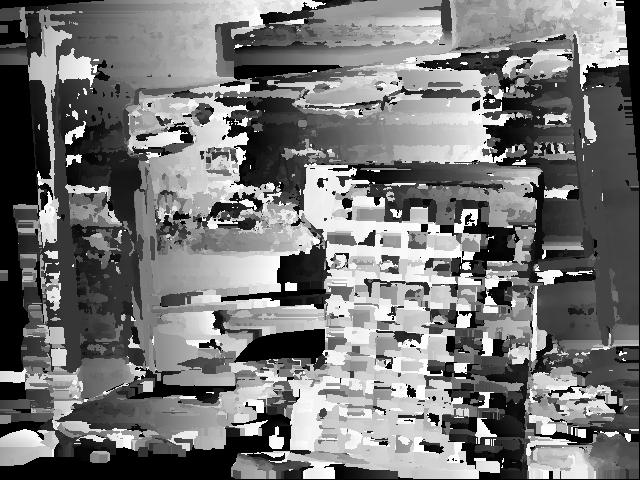
#> input picture zncc/gray.png, 640 x 480 px
$ python plot.py
#> lines starting #> are read from the running program, lines starting #| are printed output that depends on the picture
import numpy as np
import matplotlib.pyplot as plt
from mpl_toolkits.mplot3d import Axes3D
import cv2


def plot_3d():
    x = []
    y = []
    z = []
    x.append(1)
    y.append(1)
    z.append(1)
    img = cv2.imread("gray.png",0)
#> img is the input picture: shape (480, 640); min 0, max 255, mean 117.5
    cv2.imshow("stereo",img)
    #img *=255
    kernel = np.ones((5,5),np.uint8)
    mor = cv2.morphologyEx(img,cv2.MORPH_CLOSE,kernel)
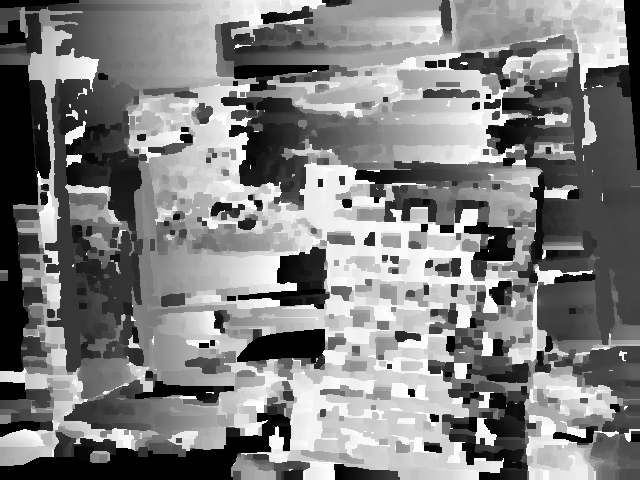
#> mor: shape (480, 640); min 0, max 255, mean 127.4
    mor = cv2.morphologyEx(mor,cv2.MORPH_OPEN,kernel)
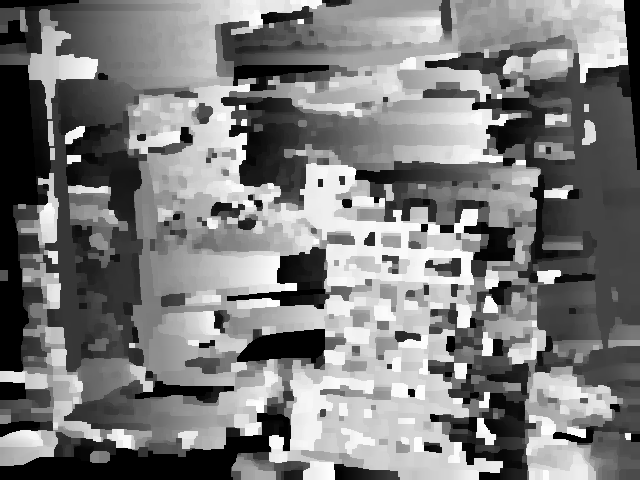
#> mor: shape (480, 640); min 0, max 255, mean 123.6
    cv2.imshow("mor",mor)
    cv2.waitKey(0)
    h, w = img.shape[:2]
#> h = 480; w = 640
    img_array = np.array(mor,dtype=np.float32)
    for i in range(0,h):
        for j in range(0,w):
            if img_array[i][j] == 0:
                continue
            if img_array[i][j] > 180:
                t_z = (663*262)/img_array[i][j]
                t_x = (328-j)*t_z/663
                t_y = (i-245)*t_z/661

                y.append(t_x)
                x.append(t_y)
                z.append(t_z)
#> after the loop, x = 94678 items; y = 94678 items; z = 94678 items

    fig = plt.figure()
    print("x={0}".format(len(x)))
#| x=94678
    print("x={0}".format(len(y)))
#| x=94678
    print("x={0}".format(len(z)))
#| x=94678
    ax = Axes3D(fig)
    ax.plot(x,y,z,"o",color="#00cccc",ms=0.4,mew=0.5)
    #ax.scatter3D(x,y,z)

    ax.set_xlabel("y")
    ax.set_ylabel("x")
    ax.set_zlabel("z")
    plt.show()
    return
plot_3d()
